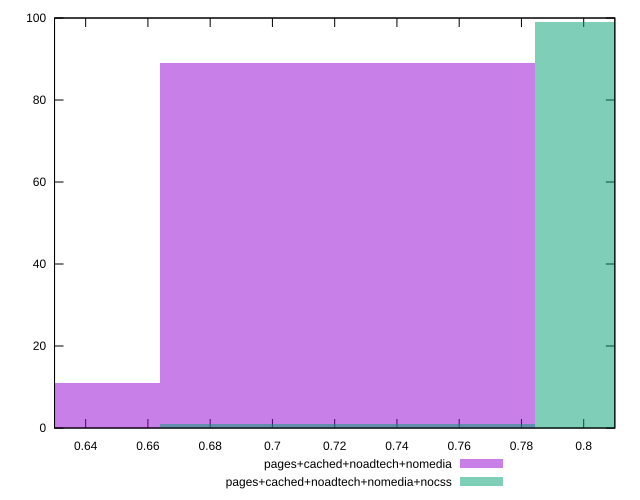

Recreate this plot in gnuplot.
reset

$pagesCachedNoadtechNomedia <<EOF
0.7240893200174031 89
0.6034077666811692 11
EOF

$pagesCachedNoadtechNomediaNocss <<EOF
0.7240893200174031 1
0.844770873353637 99
EOF

set key outside below
set boxwidth 0.12068155333623386
set xrange [0.63:0.81]
set yrange [0:100]
set trange [0:100]
set style fill transparent solid 0.5 noborder
set terminal svg size 640, 500 enhanced background rgb 'white'
set output "report_00016_2021-02-10T13-31-48.338Z/meta/score/comparison/histogram/3_vs_4.svg"

plot $pagesCachedNoadtechNomedia title "pages+cached+noadtech+nomedia" with boxes, \
     $pagesCachedNoadtechNomediaNocss title "pages+cached+noadtech+nomedia+nocss" with boxes

reset
